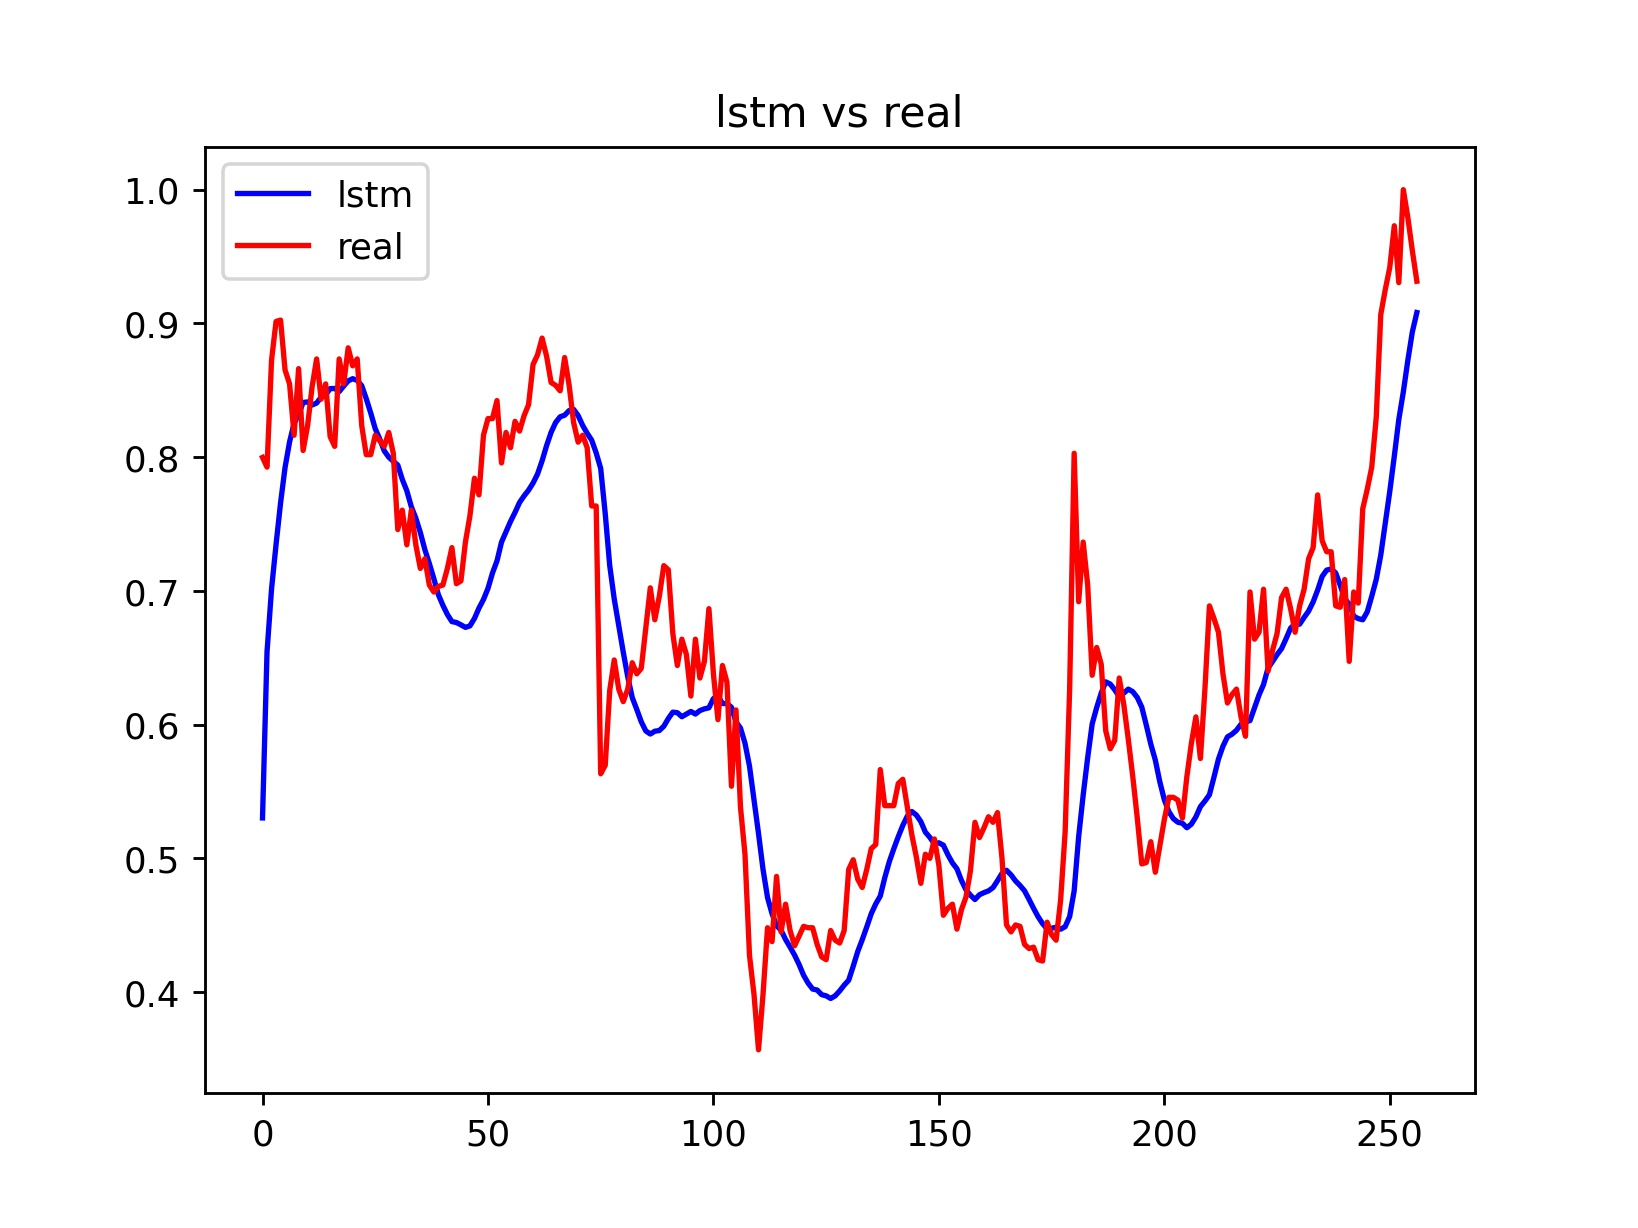

Reproduce this figure in Python.
import numpy as np
import torch
import torch.nn as nn
import matplotlib.pyplot as plt
import pandas as pd
from net4 import Net

def getdata():
    myd=pd.read_csv('data\\pinganbank_day.csv',sep=',')
    myopen=myd.open.values
    omax=myopen.max()
    omin=myopen.min()
    myopen=(myopen-omin)/(omax-omin)
    xopen=np.zeros((myopen.shape[0]-60,60))
    for i in range(60):
        xopen[:,i]=myopen[i:myopen.shape[0]-60+i]
    yopen=myopen[60:]
    xopen=xopen.reshape(xopen.shape[0],xopen.shape[1],1)
    xopen=torch.tensor(xopen,dtype=torch.float32)
    yopen=torch.tensor(yopen,dtype=torch.float32)
    xtrain=xopen[:1100,:,:]
    ytrain=yopen[:1100]
    xtest=xopen[1100:,:,:]
    ytest=yopen[1100:]
    return xtrain,ytrain,xtest,ytest 

net=Net()
net.load_state_dict(torch.load('netstate4.pkl'))
xtrain,ytrain,xtest,ytest=getdata()

##predit
out=net(xtest)
print(out.shape,ytest.shape)
plt.plot(out.data.numpy()[:,0],color='b',label='lstm')
plt.plot(ytest.data.numpy(),color='r',label='real')
plt.legend()
plt.title('lstm vs real')
plt.savefig('test4.jpg',dpi=256)
plt.close()
